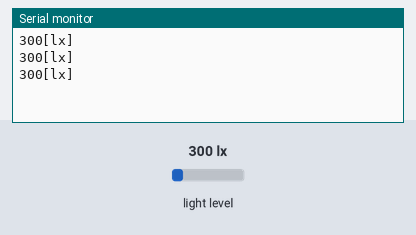
Bench run of a sketch on a simulated Arduino Uno, built with avr-gcc and run on an emulated ATmega328P. On the bench: the last lines printed to the serial monitor. Wiring (inferred from the names in the program): BH1750 light sensor at I2C address 0x23. The inputs (shaded band) are chosen by the test bench; at power-on: light level 300 lx.

Above: at 1.3 s.
1.4 s: light level set to 40 lx
At 1.9 s:
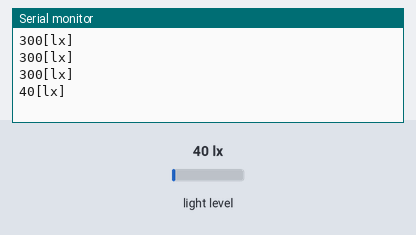
2.9 s: light level set to 500 lx
At 3.4 s:
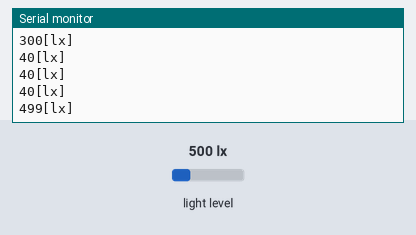
Timing chart, 0 to 5.9 s (numbered marks = the images above; inputs shaded):
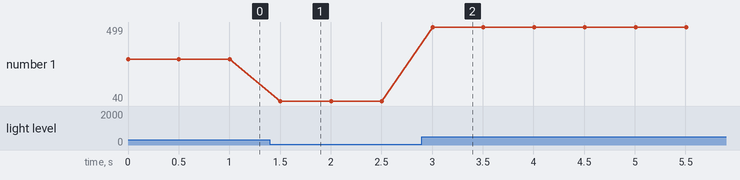

The sketch:

09-BH1750.ino
```cpp
/*
 * BH1750
 * 数字光照传感器实验
 */

#include <Wire.h> //IIC

int BH1750address = 0x23;
byte buff[2];
uint16_t val = 0;

void setup()
{
  Wire.begin();
  BH1750_Init(BH1750address);
  Serial.begin(9600);
}

void loop()
{
  if (2 == BH1750_Read(BH1750address))
  {
    if (buff[0] == 255 && buff[1] == 255)
    {
      val = 65535;
    } else {
      val = ((buff[0] << 8) | buff[1]) / 1.2; //芯片手册中规定的数值计算方式
    }

    Serial.print(val, DEC);
    Serial.println("[lx]");
  }
  delay(500);
}

int BH1750_Read(int address)
{
  int i = 0;
  Wire.beginTransmission(address);
  Wire.requestFrom(address, 2);
  while (Wire.available())
  {
    buff[i] = Wire.read();  // receive one byte
    i++;
  }
  Wire.endTransmission();
  return i;
}

void BH1750_Init(int address)
{
  Wire.beginTransmission(address);
  Wire.write(0x10);
  Wire.endTransmission();
}
```

Measured:
- after the input at 1.4 s, the serial monitor: prints a new line after 0.10 s (image 1)
- after the input at 2.9 s, the serial monitor: prints a new line after 0.11 s (image 2)
- plotted number 1: 300 → 40 after the input at 1.4 s, 40 → 499 after the input at 2.9 s
